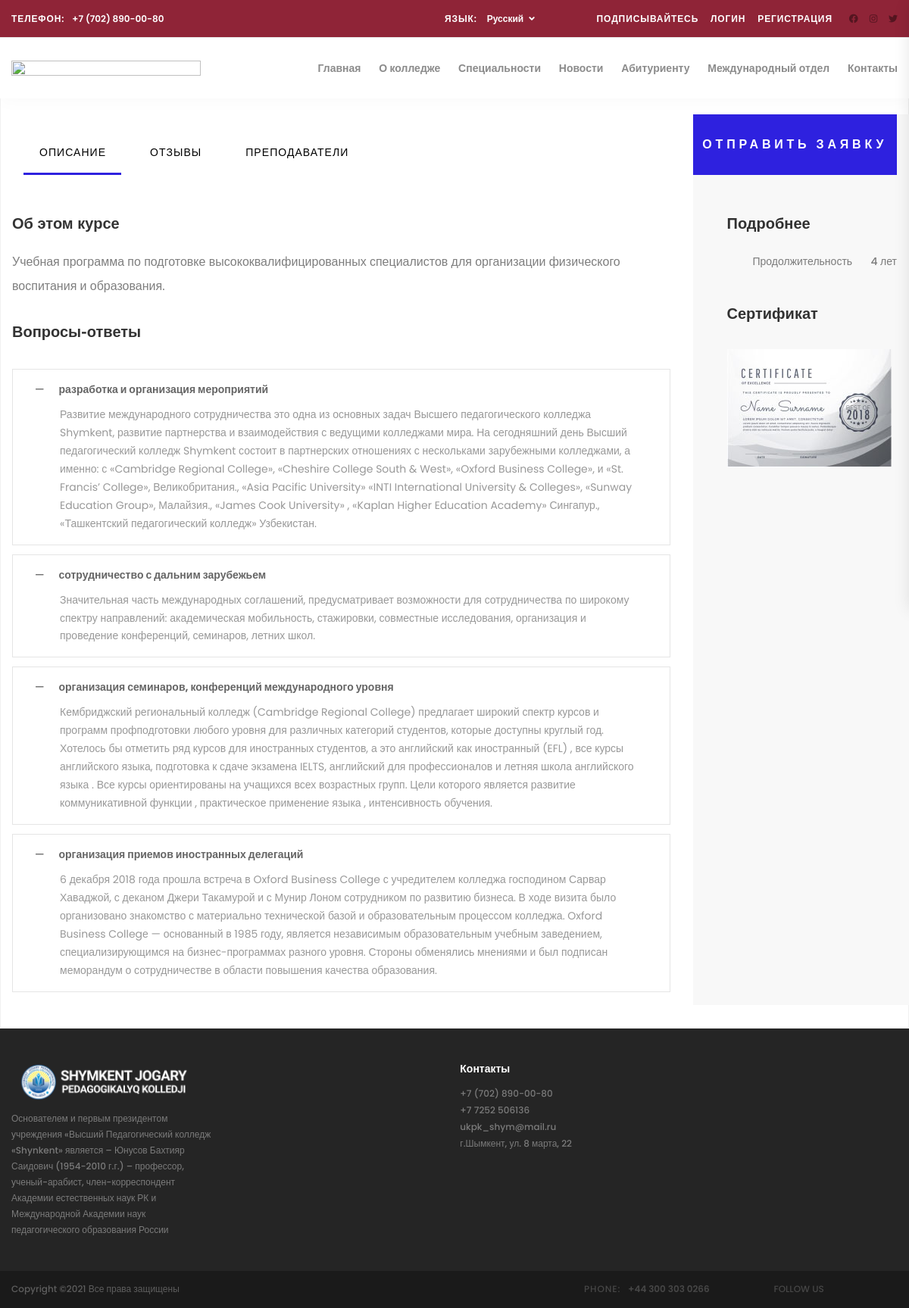
The app's page /speciliazation/3/ with its own data.
### specializationapp/models.py (models this page shows, shortened)
class Specialization(models.Model):
    name = models.CharField('Название',max_length=255)
    uid = models.CharField('Код шифра',max_length=30)
    desctiption = models.TextField('Описание')
    photo = models.ImageField('Фото',upload_to='specialization/',blank=True,null=True)
    sertification = models.ImageField('Фото сертификата',upload_to='specializationC/',blank=True,null=True)
    duration = models.CharField('Продолжительность',max_length=30)
    class Meta:
        verbose_name = 'Специализация'
        verbose_name_plural = 'Специализаций'

class SpecializationFaq(models.Model):
    question = models.CharField('Вопрос', max_length=255)
    answer = models.TextField('Ответ')
    specialization = models.ForeignKey(Specialization,verbose_name='Специализация', related_name="faq", on_delete=models.CASCADE)
    class Meta:
        verbose_name = 'Вопрос к специализаций'
        verbose_name_plural = 'Вопросы к специализаций'

### specializationapp/views.py (the view, shortened to what this page needs)
# urls.py: path('<int:pk>/',detail,name="detail")
def detail(request,pk):
    specialization = Specialization.objects.get(id=pk)
    comments = specialization.comments.filter(visible=True)
    form = SpecializationCommentForm()
    data = {
        'form':form,
        'comments':comments,
        'specialization':specialization
    }
    return render(request, 'specialization/single-page.html',data)

### templates/specialization/single-page.html (shortened to what this page needs)
{% extends 'layouts/app2.html' %}
{% load static %}
{% block content %}
<div class="course pt-15">
    <div class="container">
        <div class="row row-lg-eq-height">
            <div class="col-lg-9">
                <div class="tab_panels">
                    <div class="course_tabs_container">
                        <div class="container">
                            <div class="row">
                                <div class="col-lg-9">
                                    <div class="tabs d-flex flex-row align-items-center justify-content-start">
                                        <div class="tab active">Описание</div>
                                        <div class="tab">Отзывы</div>
                                        <div class="tab">Преподаватели</div>
                                    </div>
                                </div>
                            </div>
                        </div>
                    </div>
                    <div class="tab_panel description active">
                        <div class="panel_title">Об этом курсе</div>
                        <div class="panel_text">
                            <p>{{specialization.desctiption}}</p>
                        </div>
                        <div class="faqs">
                            <div class="panel_title">Вопросы-ответы</div>
                            <div class="accordions">
                                <div class="elements_accordions">
                                    {% for faq in specialization.faq.all %}
                                    <div class="accordion_container">
                                        <div class="accordion d-flex flex-row align-items-center active"><div>{{faq.question}}</div></div>
                                        <div class="accordion_panel">
                                            <p>{{faq.answer}}</p>
                                        </div>
                                    </div>
                                    {% endfor %}
                                </div>
                            </div>
                        </div>
                    </div>
                </div>
            </div>
            <div class="col-lg-3">
                <div class="sidebar">
                    <div class="sidebar_background"></div>
                    <div class="sidebar_top"><a href="#">Отправить заявку</a></div>
                    <div class="sidebar_content">
                        <div class="sidebar_section features">
                            <div class="sidebar_title">Подробнее</div>
                            <div class="features_content">
                                <ul class="features_list">
                                    <li class="d-flex flex-row align-items-start justify-content-start">
                                        <div class="feature_title"><span>Продолжительность</span></div>
                                        <div class="feature_text ml-auto">{{specialization.duration}}</div>
                                    </li>
                                </ul>
                            </div>
                        </div>
                        <div class="sidebar_section cert">
                            <div class="sidebar_title">Сертификат</div>
                            {% if specialization.sertification %}
                            <div class="cert_image"><img src="{{specialization.sertification.url}}" alt=""></div>
                            {% endif %}
                        </div>
                    </div>
                </div>
            </div>
        </div>
    </div>
</div>
{% endblock %}

### static/styles/main_styles.css (style rules this page uses)
* { margin: 0; padding: 0; -webkit-font-smoothing: antialiased; -webkit-text-shadow: rgba(0,0,0,.01) 0 0 1px; text-shadow: rgba(0,0,0,.01) 0 0 1px; }
body { font-family: 'Poppins', sans-serif; font-size: 14px; font-weight: 400; background: #FFFFFF; color: #a5a5a5; }
div { display: block; position: relative; -webkit-box-sizing: border-box; -moz-box-sizing: border-box; box-sizing: border-box; }
ul { list-style: none; margin-bottom: 0px; }
p { font-family: 'Poppins', sans-serif; font-size: 14px; line-height: 1.71; font-weight: 400; color: rgba(0,0,0,0.5); -webkit-font-smoothing: antialiased; -webkit-text-shadow: rgba(0,0,0,.01) 0 0 1px; text-shadow: rgba(0,0,0,.01) 0 0 1px; }
p:last-of-type { margin-bottom: 0; }
.course { border: solid 1px #f1f1f1; }
.course { padding-bottom: 10px; }
.course_tabs_container { width: 100%; }
.tabs { padding-top: 20px; }
.tab { height: 60px; font-size: 14px; color: #000000; font-weight: 500; line-height: 60px; text-align: center; text-transform: uppercase; letter-spacing: 0.075em; cursor: pointer; margin-right: 17px; padding-left: 21px; padding-right: 20px; border-bottom: solid 3px transparent; -webkit-transition: all 200ms ease; -moz-transition: all 200ms ease; -ms-transition: all 200ms ease; -o-transition: all 200ms ease; transition: all 200ms ease; }
.tab.active, .tab:hover { border-bottom: solid 3px #2e21df; }
.tab_panel { display: none !important; width: 100%; height: 100%; -webkit-animation: fadeEffect 1s; animation: fadeEffect 1s; padding-top: 49px; padding-bottom: 25px; }
.tab_panel.active { display: block !important; }
.panel_title { font-family: 'Montserrat', sans-serif; font-size: 20px; color: rgba(0,0,0,0.8); font-weight: 700; }
.panel_text { margin-top: 20px; }
.panel_text p { font-size: 16px; line-height: 2; }
.faqs { margin-top: 29px; }
.elements_accordions { margin-top: 34px; }
.accordion_container { margin-bottom: 12px; border: solid 1px #e5e5e5; padding-left: 30px; padding-right: 30px; padding-top: 16px; padding-bottom: 5px; }
.accordion { width: 100%; cursor: pointer; color: #000000; font-size: 14px; font-weight: 500; -webkit-transition: all 200ms ease; -moz-transition: all 200ms ease; -ms-transition: all 200ms ease; -o-transition: all 200ms ease; transition: all 200ms ease; }
.accordion div { max-width: 90%; overflow: hidden; white-space: nowrap; font-size: 14px; font-weight: 700; color: rgba(0,0,0,0.4); }
.accordion.active div, .accordion div:hover { color: rgba(0,0,0,0.6); }
.accordion::before { display: inline-block; font-family: 'Font Awesome 5 Pro'; content: '\f067'; font-size: 14px; color: rgba(0,0,0,0.4); font-weight: 300; vertical-align: middle; margin-right: 20px; -webkit-transition: all 200ms ease; -moz-transition: all 200ms ease; -ms-transition: all 200ms ease; -o-transition: all 200ms ease; transition: all 200ms ease; }
.accordion.active::before, .accordion:hover::before { color: rgba(0,0,0,0.6); }
.accordion.active::before { content: '\f068'; }
.accordion_panel { padding-right: 8px; padding-left: 32px; padding-top: 11px; max-height: 0px; overflow: hidden; -webkit-transition: all 500ms ease; -moz-transition: all 500ms ease; -ms-transition: all 500ms ease; -o-transition: all 500ms ease; transition: all 500ms ease; }
.accordion.active + .accordion_panel { margin-bottom: 10px; }
.accordion_panel p { font-size: 14px; font-weight: 400; color: rgba(0,0,0,0.4); line-height: 1.71; }
.pt-15 { padding-top: 150px; }
.sidebar { width: 100%; height: 100%; }
.sidebar_background { position: absolute; top: 0; left: 0; background: #f8f8f8; width: calc(100% + 113px); height: calc(100% - 20px); }
.sidebar_top { width: calc(100% + 113px); height: 80px; background: #2e21df; }
.sidebar_top a { display: block; line-height: 80px; text-align: center; font-size: 16px; font-weight: 700; text-transform: uppercase; color: #FFFFFF; letter-spacing: 0.3em; }
.sidebar_content { width: 100%; padding-left: 45px; }
.features { margin-top: 49px; }
.sidebar_title { font-family: 'Montserrat', sans-serif; font-size: 20px; font-weight: 700; color: rgba(0,0,0,0.8); }
.features_list { margin-top: 25px; }
.features_list li { position: relative; }
.feature_title { padding-left: 34px; }
.feature_title span, .feature_text { font-size: 14px; font-weight: 500; color: rgba(0,0,0,0.5); }
.cert { margin-top: 43px; }
.cert_image { margin-top: 32px; width: 100%; }
.cert_image img { max-width: 100%; }

### static/styles/custom.css (style rules this page uses)
.container { max-width: 1400px; }

### records on screen
Specialization: desctiption "Учебная программа по подготовке высококвалифицированных специалистов для организации физического воспитания и образования.", duration "4 лет", sertification (picture)
SpecializationFaq: question "разработка и организация мероприятий", answer "Развитие международного сотрудничества это одна из основных задач Высшего педагогического колледжа Shymkent, развитие партнерства и взаимодействия с ведущими колледжами мира. На сегодняшний день Высший педагогический колледж Shymkent состоит в партнерских отношениях с нескольками зарубежными колледжами, а именно: с «Cambridge Regional College», «Cheshire College South & West», «Oxford Business College», и «St. Francis’ College», Великобритания., «Asia Pacific University» «INTI International University & Colleges», «Sunway Education Group», Малайзия., «James Cook University» , «Kaplan Higher Education Academy» Сингапур., «Ташкентский педагогический колледж» Узбекистан."
SpecializationFaq: question "сотрудничество с дальним зарубежьем", answer "Значительная часть международных соглашений, предусматривает возможности для сотрудничества по широкому спектру направлений: академическая мобильность, стажировки, совместные исследования, организация и проведение конференций, семинаров, летних школ."
SpecializationFaq: question "организация семинаров, конференций международного уровня", answer "Кембриджский региональный колледж (Cambridge Regional College) предлагает широкий спектр курсов и программ профподготовки любого уровня для различных категорий студентов, которые доступны круглый год. Хотелось бы отметить ряд курсов для иностранных студентов, а это английский как иностранный (EFL) , все курсы английского языка, подготовка к сдаче экзамена IELTS, английский для профессионалов и летняя школа английского языка . Все курсы ориентированы на учащихся всех возрастных групп. Цели которого является развитие коммуникативной функции , практическое применение языка , интенсивность обучения."
SpecializationFaq: question "организация приемов иностранных делегаций", answer "6 декабря 2018 года прошла встреча в Oxford Business College с учредителем колледжа господином Сарвар Хаваджой, с деканом Джери Такамурой и с Мунир Лоном сотрудником по развитию бизнеса. В ходе визита было организовано знакомство с материально технической базой и образовательным процессом колледжа. Oxford Business Collegе — основанный в 1985 году, является независимым образовательным учебным заведением, специализирующимся на бизнес-программах разного уровня. Стороны обменялись мнениями и был подписан меморандум о сотрудничестве в области повышения качества образования."
